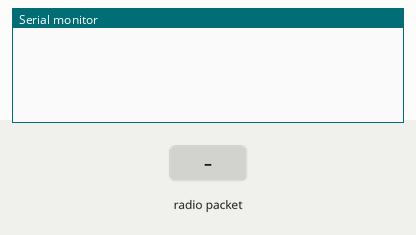
Simulated run of this sketch. Board: Arduino Uno, built with avr-gcc and run on an emulated ATmega328P. On the bench: the last lines printed to the serial monitor. The test bench sets the inputs (shaded band). No radio packets arrive unless stated.

Above: at 1.2 s.
1.3 s: radio packet "1" arrives
At 2.2 s:
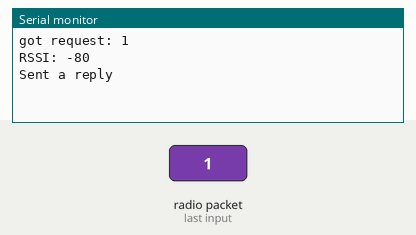
2.8 s: radio packet "0" arrives
At 3.4 s:
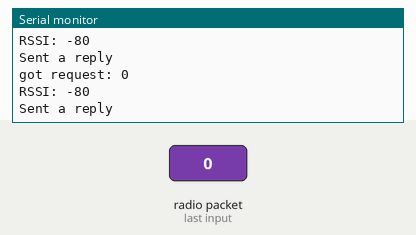
4.3 s: radio packet "2" arrives
At 5.7 s:
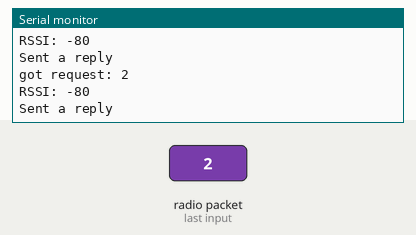

The sketch:

rf69_server-radiohead.ino
```cpp
// rf69_server.pde
// -*- mode: C++ -*-
// Example sketch showing how to create a simple messageing server
// with the RH_RF69 class. RH_RF69 class does not provide for addressing or
// reliability, so you should only use RH_RF69  if you do not need the higher
// level messaging abilities.
// It is designed to work with the other example rf69_client

#include <SPI.h>
#include <RH_RF69.h>

#define MOSI 11
#define MISO 12
#define SCK 13
#define SS 10

#define RFM69_CS      9 //10 //9
#define RFM69_IRQ     3 //2 //3
//#define RFM69_IRQN    1  // Pin 2 is IRQ 0!
#define RFM69_RST     14 //7
#define RFM69_RESET 14 //7

#define FLASH_SS      9 //10 //9 // and FLASH SS on D8
#define SPI_CS               9 //10 //9 // SS is the SPI slave select pin, for WireLess Gate Shield - D9
#define RF69_IRQ_PIN          3 //2 //3 // INT1 on AVRs should be connected to DIO0 (ex on Atmega328 it's D3)
#define RFM69_RESET         14 //7

#define RFM69_CS      9
#define RFM69_IRQ     3
#define RFM69_IRQN    1
#define RFM69_RST     14
#define RFM69_RESET   14

RH_RF69 rf69(9, 3);

void setup()
{
  Serial.begin(9600);
  resetRFM69();
  delay(10);
  if (!rf69.init())
    Serial.println("init failed");
  // Defaults after init are 434.0MHz, modulation GFSK_Rb250Fd250, +13dbM (for low power module)
  // No encryption
  if (!rf69.setFrequency(434.0))
    Serial.println("setFrequency failed");

  // If you are using a high power RF69 eg RFM69HW, you *must* set a Tx power with the
  // ishighpowermodule flag set like this:
  rf69.setTxPower(14, true);

  // The encryption key has to be the same as the one in the client
  uint8_t key[] = { 0x01, 0x02, 0x03, 0x04, 0x05, 0x06, 0x07, 0x08,
                    0x01, 0x02, 0x03, 0x04, 0x05, 0x06, 0x07, 0x08};
  rf69.setEncryptionKey(key);

#if 0
  // For compat with RFM69 Struct_send
  rf69.setModemConfig(RH_RF69::GFSK_Rb250Fd250);
  rf69.setPreambleLength(3);
  uint8_t syncwords[] = { 0x2d, 0x64 };
  rf69.setSyncWords(syncwords, sizeof(syncwords));
  rf69.setEncryptionKey((uint8_t*)"thisIsEncryptKey");
#endif
}

void loop()
{
  if (rf69.available())
  {
    // Should be a message for us now
    uint8_t buf[RH_RF69_MAX_MESSAGE_LEN];
    uint8_t len = sizeof(buf);
    if (rf69.recv(buf, &len))
    {
      RH_RF69::printBuffer("request: ", buf, len);
      Serial.print("got request: ");
      Serial.println((char*)buf);
      Serial.print("RSSI: ");
      Serial.println(rf69.lastRssi(), DEC);

      // Send a reply
      uint8_t data[] = "And hello back to you";
      rf69.send(data, sizeof(data));
      rf69.waitPacketSent();
      Serial.println("Sent a reply");
    }
    else
    {
      Serial.println("recv failed");
    }
  }
}

void resetRFM69(){
  digitalWrite(RFM69_RESET, HIGH);
  delay(1);
  digitalWrite(RFM69_RESET, LOW);
  delay(10);
}
```

Measured:
- after the input at 1.3 s, the serial monitor: prints a new line at once (image 1)
- after the input at 2.8 s, the serial monitor: prints a new line at once (image 2)
- after the input at 4.3 s, the serial monitor: prints a new line at once (image 3)
